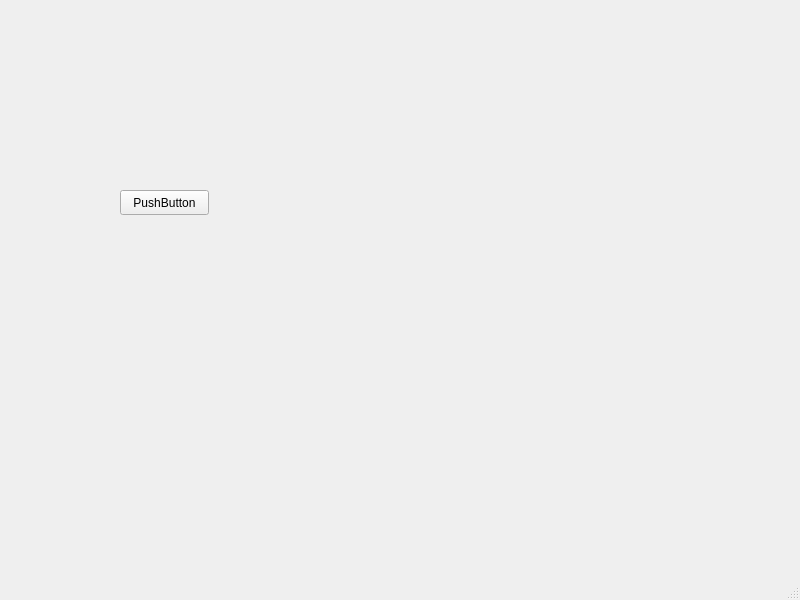
<?xml version="1.0" encoding="UTF-8"?>
<ui version="4.0">
 <class>MainWindow</class>
 <widget class="QMainWindow" name="MainWindow">
  <property name="geometry">
   <rect>
    <x>0</x>
    <y>0</y>
    <width>800</width>
    <height>600</height>
   </rect>
  </property>
  <property name="windowTitle">
   <string>MainWindow</string>
  </property>
  <widget class="QWidget" name="centralwidget">
   <widget class="QPushButton" name="pushButton">
    <property name="geometry">
     <rect>
      <x>120</x>
      <y>190</y>
      <width>89</width>
      <height>25</height>
     </rect>
    </property>
    <property name="text">
     <string>PushButton</string>
    </property>
   </widget>
  </widget>
  <widget class="QStatusBar" name="statusbar"/>
 </widget>
 <resources/>
 <connections/>
</ui>
